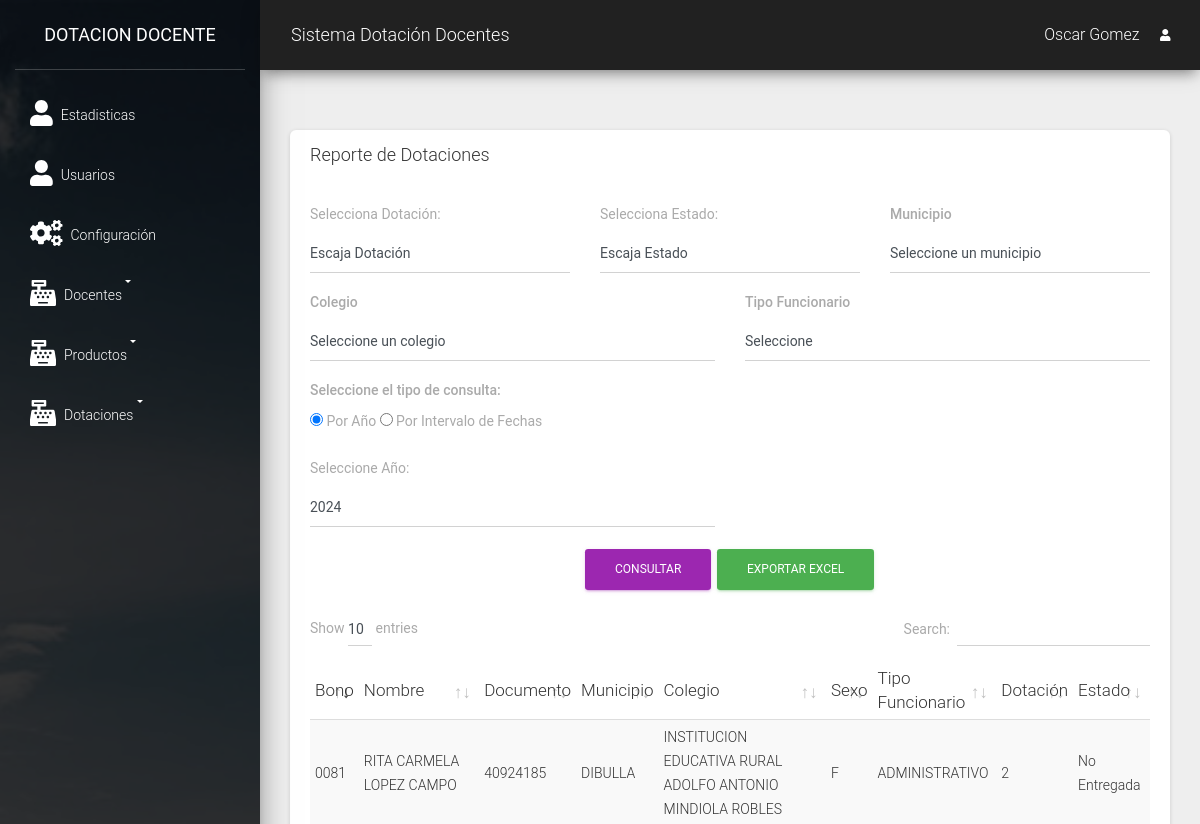
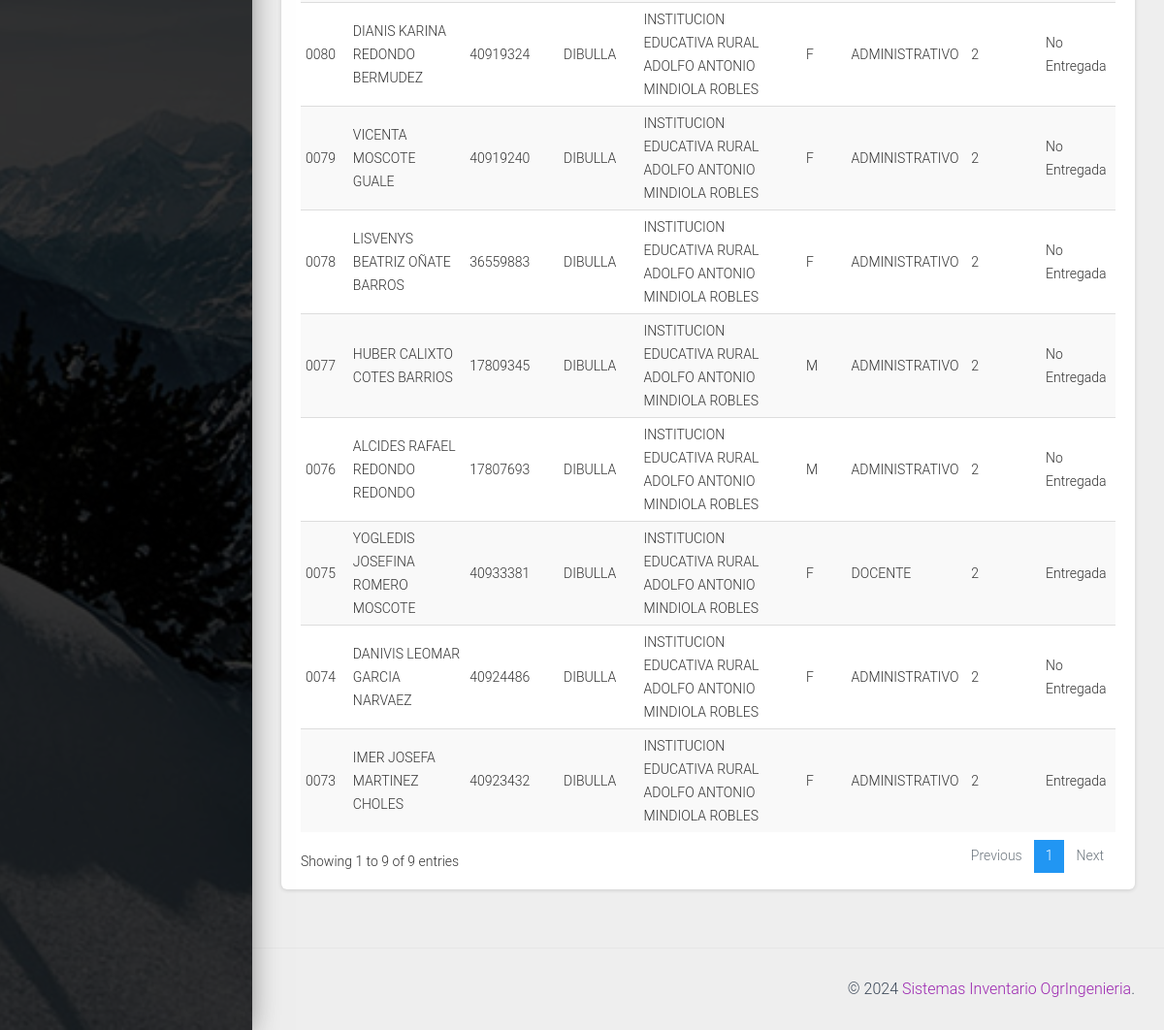
The page /src/lista_docentes.php (signed in) on the database its author committed (2 pictures, top to bottom).
### tables this page shows
CREATE TABLE `cliente` (
  `idcliente` int(11) NOT NULL,
  `nombre` varchar(100) NOT NULL,
  `documento` varchar(15) NOT NULL,
  `id_municipios` varchar(200) NOT NULL,
  `bono` varchar(30) NOT NULL,
  `id_colegio` int(15) NOT NULL,
  `sexo` varchar(10) NOT NULL,
  `tipo_funcionario` varchar(20) NOT NULL,
  `dotacion` int(5) NOT NULL,
  `fecha` date DEFAULT NULL,
  `fecha_entrega` date DEFAULT NULL,
  `dotacion_entregada` tinyint(4) NOT NULL
);

CREATE TABLE `municipios` (
  `id_municipios` int(11) NOT NULL,
  `nombre` varchar(255) NOT NULL
);

CREATE TABLE `colegios` (
  `id_colegios` int(11) NOT NULL,
  `nombre` varchar(150) NOT NULL,
  `id_municipios` int(11) NOT NULL
);

### src/lista_docentes.php (the view, shortened to what this page needs)
<?php
require_once "../conexion.php";
include_once "includes/header.php";
?>
<div class="card">
    <div class="card-header">
        <h4>Reporte de Dotaciones</h4>
    </div>
    <div class="card-body">
        <div class="row mb-3">
            <div class="col-md-4">
                <label for="dotacion">Selecciona Dotación:</label>
                <select id="dotacion" class="form-control">
                    <option value="">Escaja Dotación</option>
                </select>
            </div>
            <div class="col-md-4">
                <label for="estado">Selecciona Estado:</label>
                <select id="estado" class="form-control">
                    <option value="">Escaja Estado</option>
                </select>
            </div>
            <div class="col-md-4">
                    <label for="id_municipios" class="font-weight-bold">Municipio</label>
                    <select name="id_municipios" required id="id_municipios" class="form-control">
                        <option value="">Seleccione un municipio</option>
                    </select>
                </div>
        </div>
        <div class="row mb-3">
          <div class="col-md-6">
                    <label for="id_colegio" class="font-weight-bold">Colegio</label>
                    <select name="id_colegio" required id="id_colegio" class="form-control">
                        <option value="">Seleccione un colegio</option>
                    </select>
           </div>
           <div class="col-md-6">
                    <label for="tipo_funcionario" class="font-weight-bold">Tipo Funcionario</label>
                    <select name="tipo_funcionario" required id="tipo_funcionario" class="form-control">
                        <option value="">Seleccione</option>
                    </select>
                </div>
        </div>
        <div class="row mb-3">
            <div class="col-md-12">
                <label class="font-weight-bold">Seleccione el tipo de consulta:</label>
                <div>
                    <input type="radio" id="radioAnio" name="tipoConsulta" value="anio" checked>
                    <label for="radioAnio">Por Año</label>
                    <input type="radio" id="radioIntervalo" name="tipoConsulta" value="intervalo">
                    <label for="radioIntervalo">Por Intervalo de Fechas</label>
                </div>
            </div>
        </div>
        <div class="row mb-3" id="anio-container">
            <div class="col-md-6">
                <label for="anio">Seleccione Año:</label>
                <select id="anio" class="form-control">
                    <option value="2024">2024</option>
                </select>
            </div>
        </div>
        <div class="row mb-3">
            <div class="col-md-12 text-center">
                <button id="btnActualizarTabla" class="btn btn-primary">Consultar</button>
                <button id="btnExportarExcel" class="btn btn-success">Exportar Excel</button>
            </div>
        </div>
        <div class="table-responsive">
        <table class="table table-striped" id="tbl">
                <thead>
                    <tr>
                        <th>Bono</th>
                        <th>Nombre</th>
                        <th>Documento</th>
                        <th>Municipio</th>
                        <th>Colegio</th>
                        <th>Sexo</th>
                        <th>Tipo Funcionario</th>
                        <th>Dotación</th>
                        <th>Estado</th>
                    </tr>
                </thead>
                <tbody id="tabla-cuerpo">
                    <?php
                        $query = mysqli_query($conexion, "
                            SELECT
                                cliente.dotacion_entregada,
                                cliente.bono,
                                cliente.nombre,
                                cliente.documento,
                                cliente.id_municipios,
                                municipios.nombre AS nombre_municipio,
                                cliente.id_colegio,
                                colegios.nombre AS nombre_colegio,
                                cliente.sexo,
                                cliente.tipo_funcionario,
                                cliente.dotacion
                            FROM cliente
                            LEFT JOIN municipios ON cliente.id_municipios = municipios.id_municipios
                            LEFT JOIN colegios ON cliente.id_colegio = colegios.id_colegios
                        ");
                        while ($data = mysqli_fetch_assoc($query)) {
                            $estado_entrega = ($data['dotacion_entregada'] == 1 ? 'Entregada' : 'No Entregada');
                            ?>
                            <tr>
                                <td><?php echo $data['bono']; ?></td>
                                <td><?php echo $data['nombre']; ?></td>
                                <td><?php echo $data['documento']; ?></td>
                                <td><?php echo $data['nombre_municipio']; ?></td>
                                <td><?php echo $data['nombre_colegio']; ?></td>
                                <td><?php echo $data['sexo']; ?></td>
                                <td><?php echo $data['tipo_funcionario']; ?></td>
                                <td><?php echo $data['dotacion']; ?></td>
                                <td><?php echo $estado_entrega; ?></td>
                            </tr>
                        <?php } ?>
                </tbody>
            </table>
        </div>
    </div>
</div>
<?php include_once "includes/footer.php"; ?>

### rows shown on the page
cliente: bono "0073", nombre "IMER JOSEFA MARTINEZ CHOLES", documento "40923432", id_municipios.nombre "DIBULLA", id_colegio.nombre "INSTITUCION EDUCATIVA RURAL ADOLFO ANTONIO MINDIOLA ROBLES", sexo "F", tipo_funcionario "ADMINISTRATIVO", dotacion "2", dotacion_entregada "Entregada"
cliente: bono "0074", nombre "DANIVIS LEOMAR GARCIA NARVAEZ", documento "40924486", id_municipios.nombre "DIBULLA", id_colegio.nombre "INSTITUCION EDUCATIVA RURAL ADOLFO ANTONIO MINDIOLA ROBLES", sexo "F", tipo_funcionario "ADMINISTRATIVO", dotacion "2", dotacion_entregada "No Entregada"
cliente: bono "0075", nombre "YOGLEDIS JOSEFINA ROMERO MOSCOTE", documento "40933381", id_municipios.nombre "DIBULLA", id_colegio.nombre "INSTITUCION EDUCATIVA RURAL ADOLFO ANTONIO MINDIOLA ROBLES", sexo "F", tipo_funcionario "DOCENTE", dotacion "2", dotacion_entregada "Entregada"
cliente: bono "0076", nombre "ALCIDES RAFAEL REDONDO REDONDO", documento "17807693", id_municipios.nombre "DIBULLA", id_colegio.nombre "INSTITUCION EDUCATIVA RURAL ADOLFO ANTONIO MINDIOLA ROBLES", sexo "M", tipo_funcionario "ADMINISTRATIVO", dotacion "2", dotacion_entregada "No Entregada"
cliente: bono "0077", nombre "HUBER CALIXTO COTES BARRIOS", documento "17809345", id_municipios.nombre "DIBULLA", id_colegio.nombre "INSTITUCION EDUCATIVA RURAL ADOLFO ANTONIO MINDIOLA ROBLES", sexo "M", tipo_funcionario "ADMINISTRATIVO", dotacion "2", dotacion_entregada "No Entregada"
cliente: bono "0078", nombre "LISVENYS BEATRIZ OÑATE BARROS", documento "36559883", id_municipios.nombre "DIBULLA", id_colegio.nombre "INSTITUCION EDUCATIVA RURAL ADOLFO ANTONIO MINDIOLA ROBLES", sexo "F", tipo_funcionario "ADMINISTRATIVO", dotacion "2", dotacion_entregada "No Entregada"
cliente: bono "0079", nombre "VICENTA MOSCOTE GUALE", documento "40919240", id_municipios.nombre "DIBULLA", id_colegio.nombre "INSTITUCION EDUCATIVA RURAL ADOLFO ANTONIO MINDIOLA ROBLES", sexo "F", tipo_funcionario "ADMINISTRATIVO", dotacion "2", dotacion_entregada "No Entregada"
cliente: bono "0080", nombre "DIANIS KARINA REDONDO BERMUDEZ", documento "40919324", id_municipios.nombre "DIBULLA", id_colegio.nombre "INSTITUCION EDUCATIVA RURAL ADOLFO ANTONIO MINDIOLA ROBLES", sexo "F", tipo_funcionario "ADMINISTRATIVO", dotacion "2", dotacion_entregada "No Entregada"
cliente: bono "0081", nombre "RITA CARMELA LOPEZ CAMPO", documento "40924185", id_municipios.nombre "DIBULLA", id_colegio.nombre "INSTITUCION EDUCATIVA RURAL ADOLFO ANTONIO MINDIOLA ROBLES", sexo "F", tipo_funcionario "ADMINISTRATIVO", dotacion "2", dotacion_entregada "No Entregada"

### other values the page prints
$_SESSION['nombre'] "Oscar Gomez"
